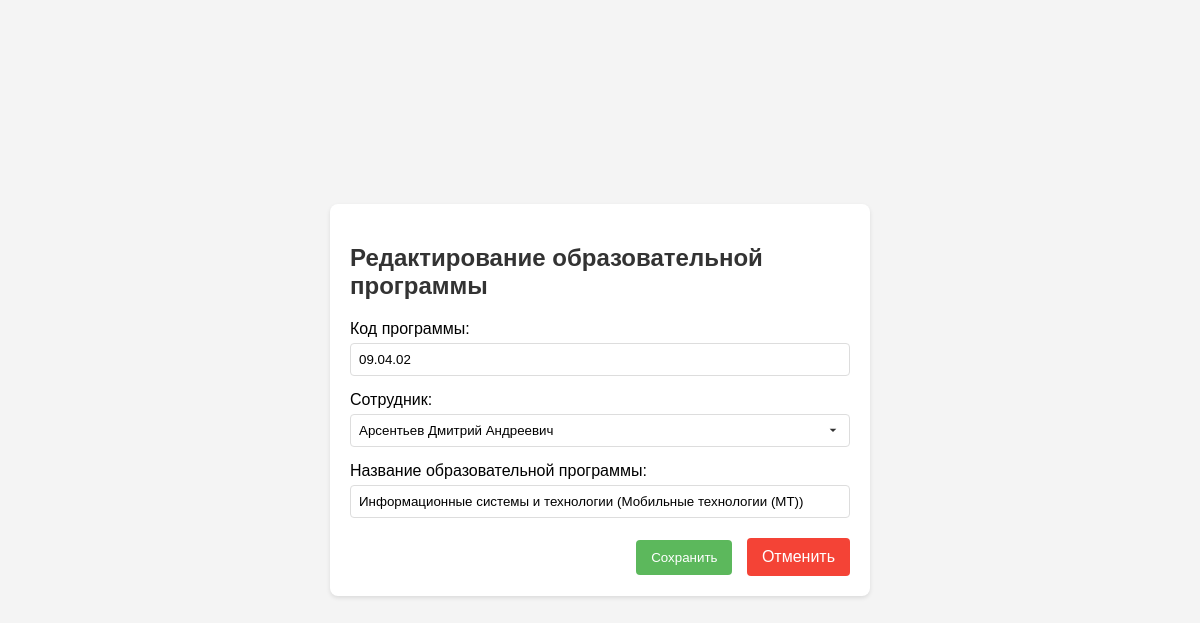
The page /edit_education_program.php?id=1 (signed in) on the database its author committed.
### tables this page shows
CREATE TABLE `educationProgramms` (
  `id` int NOT NULL,
  `code` varchar(16) NOT NULL,
  `employeeID` int NOT NULL,
  `name` varchar(255) NOT NULL
);

CREATE TABLE `employees` (
  `id` int NOT NULL,
  `fullName` varchar(255) NOT NULL,
  `dateOfBirth` date DEFAULT NULL,
  `email` varchar(255) DEFAULT NULL,
  `phoneNumber` varchar(20) DEFAULT NULL,
  `positionID` int DEFAULT NULL,
  `academicDegree` set('Без ученой степени','Кандидат наук','Доктор наук') NOT NULL
);

### public/edit_education_program.php (the view, shortened to what this page needs)
<?php
require_once "backend/db.php";
$id = isset($_GET['id']) ? trim($_GET['id']) : null;
try {
    $stmt = $pdo->prepare("SELECT * FROM educationProgramms WHERE id = ?");
    $stmt->execute([$id]);
    $program = $stmt->fetch();
} catch (PDOException $e) {
    echo "Ошибка получения данных: " . $e->getMessage();
    exit();
}
try {
    $stmtEmployees = $pdo->query("SELECT id, fullName FROM employees");
    $employees = $stmtEmployees->fetchAll(PDO::FETCH_ASSOC);
} catch (PDOException $e) {
    echo "Ошибка получения списка сотрудников: " . $e->getMessage();
    exit();
}
?>
<!DOCTYPE html>
<html lang="ru">
<head>
    <link rel="stylesheet" href="style/edit.css">
</head>
<body>
    <div class="container">
        <h2>Редактирование образовательной программы</h2>
        <form method="POST">
            <div class="form-group">
                <label for="code">Код программы:</label>
                <input type="text" id="code" name="code" value="<?php echo htmlspecialchars($program['code'] ?? ''); ?>" required>
            </div>
            <div class="form-group">
                <label for="employeeID">Сотрудник:</label>
                <select id="employeeID" name="employeeID" required>
                    <?php foreach ($employees as $employee): ?>
                        <option value="<?php echo htmlspecialchars($employee['id']); ?>" <?php echo ($program['employeeID'] == $employee['id']) ? 'selected' : ''; ?>>
                            <?php echo htmlspecialchars($employee['fullName']); ?>
                        </option>
                    <?php endforeach; ?>
                </select>
            </div>
            <div class="form-group">
                <label for="name">Название образовательной программы:</label>
                <input type="text" id="name" name="name" value="<?php echo htmlspecialchars($program['name'] ?? ''); ?>" required>
            </div>
            <div class="button-group">
                <button type="submit">Сохранить</button>
                <a href="education_programs.php" class="cancel-button">Отменить</a>
            </div>
        </form>
    </div>
</body>
</html>

### public/style/edit.css (style rules this page uses)
body { font-family: sans-serif; margin: 0; padding: 0; background-color: #f4f4f4; display: flex; justify-content: center; align-items: center; min-height: 100vh; }
h2 { margin-bottom: 20px; color: #333; }
select { width: 100%; padding: 8px; border: 1px solid #ddd; border-radius: 4px; box-sizing: border-box; appearance: none; background-color: white; background-repeat: no-repeat; background-position: right 8px top 50%; background-size: 16px; padding-right: 30px; }
.container { background-color: #fff; padding: 20px; border-radius: 8px; box-shadow: 0 2px 4px rgba(0, 0, 0, 0.1); width: 500px; margin: 20px auto; }
.form-group { margin-bottom: 15px; }
label { display: block; margin-bottom: 5px; }
input[type="text"], input[type="date"], input[type="email"], textarea { width: 100%; padding: 8px; border: 1px solid #ddd; border-radius: 4px; box-sizing: border-box; }
.button-group { text-align: right; margin-top: 20px; }
button, .cancel-button { background-color: #5cb85c; color: white; padding: 10px 15px; border: none; border-radius: 4px; cursor: pointer; width: auto; margin-left: 10px; text-decoration: none; display: inline-block; }
.cancel-button { background-color: #f44336; }

### rows shown on the page
educationprogramms: code "09.04.02", employeeID "Арсентьев Дмитрий Андреевич", name "Информационные системы и технологии (Мобильные технологии (МТ))"
